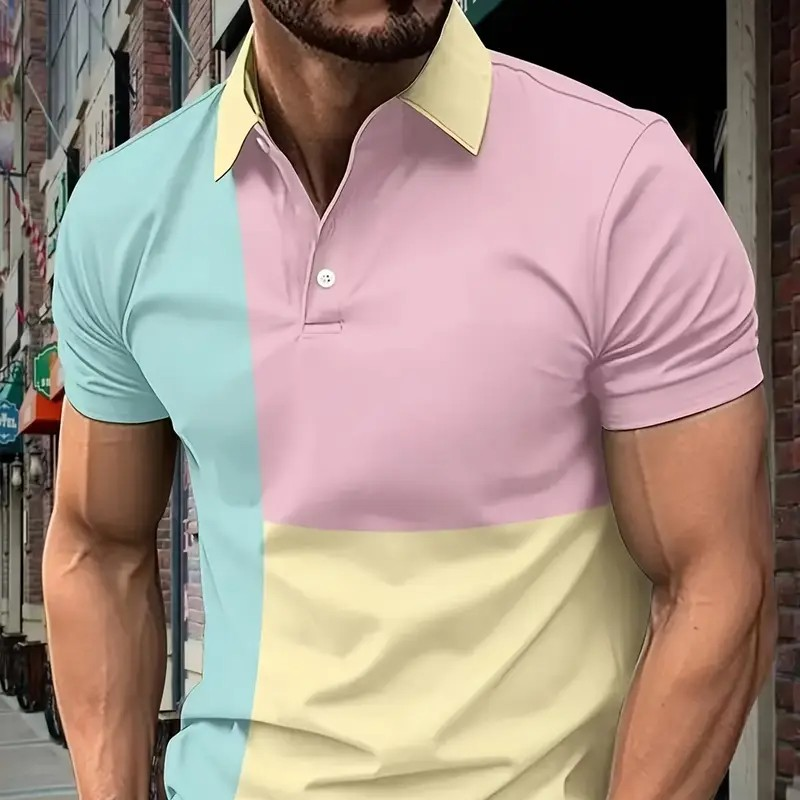
#> input picture PythonCS101/HW13.1/shirt2.jpg, 800 x 800 px, found by its file name
$ python pixelsWithArrays.py
#> lines starting #> are read from the running program, lines starting #| are printed output that depends on the picture
# Name: Betero Tiikana
# Course: CS101

from PIL import Image

def reduceRedTopOneThird():
    img = Image.open("shirt2.jpg")
    pixelArray = img.load()
    width, height = img.size
    for y in range(width // 3):
        for x in range(height):
            r, g, b = pixelArray[x, y]
            r = r//2
            pixelArray[x, y] = (r, g, b)
    img.show()
#reduceRedTopOneThird()

def clearBlueBottomThird():
    img = Image.open("shirt2.jpg")
    pixelArray = img.load()
    width, height = img.size
    for y in range(height - height // 3, height):
        for x in range(width):
            r, g, b = pixelArray[x, y]
            b = 0
            pixelArray[x, y] = (r, g, b)
    img.show()
#clearBlueBottomThird()

def mirrorringHalfTop2Bottom():
    img = Image.open("shirt2.jpg")
#> img is the input picture: PIL image 800x800 RGB; mean R, G, B 163.4, 144.6, 134.4
    pixelArray = img.load()
    width, height = img.size
#> width = 800; height = 800
    for y in range(height // 2):
        for x in range(width):
            r, g, b = pixelArray[x, y]
            newY = height -y -1
            pixelArray[x, newY] = (r, g, b)
    img.show()
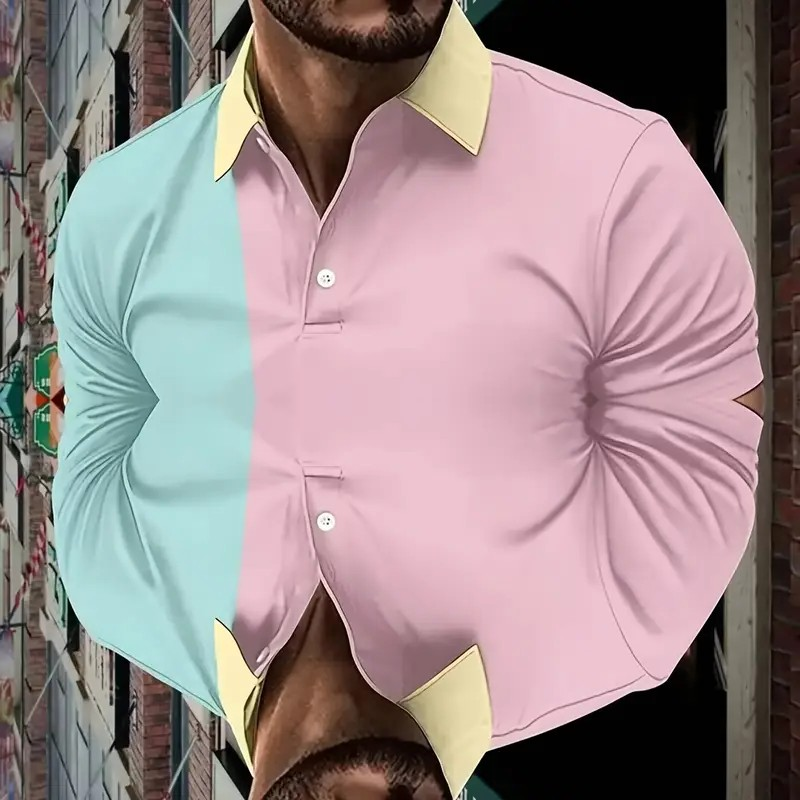
#> shown: PIL image 800x800 RGB; mean R, G, B 153.5, 137.8, 138.7
mirrorringHalfTop2Bottom()
